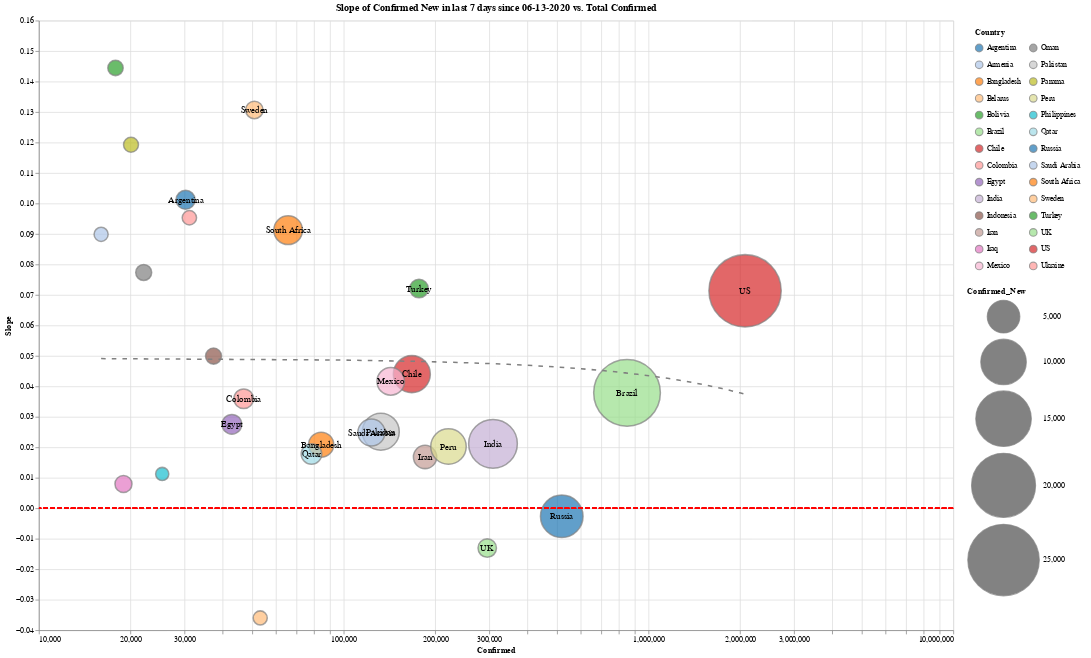

The notebook cell this image was saved under:
### Markdown cell above
# Country Level

### Code cell
slope_chart(country_level, 'Country', 0, xscale='log', limit=600, scale=3, window=7).properties(
    width=1200,
    height=800
).interactive()

### Figure 1 — Vega-Lite specification as saved in the notebook (floating-point values rounded to 4 significant figures)
{"config": {"view": {"continuousWidth": 400, "continuousHeight": 300}}, "layer": [{"mark": {"type": "point", "filled": true, "stroke": "grey"}, "encoding": {"color": {"type": "nominal", "field": "Country", "legend": {"clipHeight": 20, "columns": 2, "padding": 10}, "scale": {"scheme": "category20"}}, "size": {"type": "quantitative", "field": "Confirmed_New", "scale": {"domain": [605.0, 25540.0], "range": [300, 9000]}}, "tooltip": [{"type": "nominal", "field": "Country"}, {"type": "quantitative", "field": "Confirmed"}, {"type": "quantitative", "field": "Slope"}, {"type": "quantitative", "field": "Confirmed_New"}], "x": {"type": "quantitative", "axis": {"offset": 0}, "field": "Confirmed", "scale": {"type": "log"}}, "y": {"type": "quantitative", "axis": {"title": "Slope"}, "field": "Slope"}}, "selection": {"selector001": {"type": "interval", "bind": "scales", "encodings": ["x", "y"]}}, "title": "Slope of Confirmed New in last 7 days since 06-13-2020 vs. Total Confirmed"}, {"mark": "text", "encoding": {"color": {"value": "black"}, "size": {"value": 12}, "text": {"type": "nominal", "field": "Country"}, "tooltip": [{"type": "nominal", "field": "Country"}, {"type": "quantitative", "field": "Confirmed"}, {"type": "quantitative", "field": "Slope"}, {"type": "quantitative", "field": "Confirmed_New"}], "x": {"type": "quantitative", "axis": {"offset": 0}, "field": "Confirmed", "scale": {"type": "log"}}, "y": {"type": "quantitative", "axis": {"title": "Slope"}, "field": "Slope"}}, "title": "Slope of Confirmed New in last 7 days since 06-13-2020 vs. Total Confirmed", "transform": [{"filter": "(datum['Confirmed_New'] > 1200)"}]}, {"mark": {"type": "line", "strokeDash": [6, 8]}, "encoding": {"color": {"value": "grey"}, "size": {"value": 2}, "tooltip": [{"type": "nominal", "field": "Country"}, {"type": "quantitative", "field": "Confirmed"}, {"type": "quantitative", "field": "Slope"}, {"type": "quantitative", "field": "Confirmed_New"}], "x": {"type": "quantitative", "axis": {"offset": 0}, "field": "Confirmed", "scale": {"type": "log"}}, "y": {"type": "quantitative", "axis": {"title": "Slope"}, "field": "Slope"}}, "title": "Slope of Confirmed New in last 7 days since 06-13-2020 vs. Total Confirmed", "transform": [{"on": "Confirmed", "regression": "Slope", "method": "poly", "order": 1}]}, {"mark": {"type": "rule", "color": "red", "strokeDash": [6, 3]}, "encoding": {"y": {"type": "quantitative", "axis": {"title": ""}, "field": "a"}}, "transform": [{"calculate": "0", "as": "a"}]}], "data": {"name": "data-b9d43e7a1f12324c854fb984019ae17e"}, "height": 800, "width": 1200, "$schema": "https://vega.github.io/schema/vega-lite/v4.0.2.json", "datasets": {"data-b9d43e7a1f12324c854fb984019ae17e": [{"Country": "Argentina", "Date": "06-13-2020", "Confirmed": 30300.0, "Deaths": 815.0, "Recovered": 9083.0, "Confirmed_New": 1531.0, "Deaths_New": 30.0, "Recovered_New": 340.0, "Active": 20400.0, "Slope": 0.1012}, {"Country": "Armenia", "Date": "06-13-2020", "Confirmed": 16000.0, "Deaths": 264.0, "Recovered": 6081.0, "Confirmed_New": 723.0, "Deaths_New": 6.0, "Recovered_New": 442.0, "Active": 9659.0, "Slope": 0.08986}, {"Country": "Bangladesh", "Date": "06-13-2020", "Confirmed": 84380.0, "Deaths": 1139.0, "Recovered": 17830.0, "Confirmed_New": 2856.0, "Deaths_New": 44.0, "Recovered_New": 579.0, "Active": 65410.0, "Slope": 0.02085}, {"Country": "Belarus", "Date": "06-13-2020", "Confirmed": 53240.0, "Deaths": 303.0, "Recovered": 29110.0, "Confirmed_New": 721.0, "Deaths_New": 5.0, "Recovered_New": 1351.0, "Active": 23830.0, "Slope": -0.03597}, {"Country": "Bolivia", "Date": "06-13-2020", "Confirmed": 17840.0, "Deaths": 585.0, "Recovered": 2768.0, "Confirmed_New": 913.0, "Deaths_New": 26.0, "Recovered_New": 337.0, "Active": 14490.0, "Slope": 0.1445}, {"Country": "Brazil", "Date": "06-13-2020", "Confirmed": 850500.0, "Deaths": 42720.0, "Recovered": 459400.0, "Confirmed_New": 21700.0, "Deaths_New": 892.0, "Recovered_New": 14310.0, "Active": 348400.0, "Slope": 0.03787}, {"Country": "Chile", "Date": "06-13-2020", "Confirmed": 167400.0, "Deaths": 3101.0, "Recovered": 137300.0, "Confirmed_New": 6509.0, "Deaths_New": 231.0, "Recovered_New": 5938.0, "Active": 26960.0, "Slope": 0.04401}, {"Country": "Colombia", "Date": "06-13-2020", "Confirmed": 46990.0, "Deaths": 1623.0, "Recovered": 18750.0, "Confirmed_New": 1650.0, "Deaths_New": 61.0, "Recovered_New": 926.0, "Active": 26620.0, "Slope": 0.03592}, {"Country": "Egypt", "Date": "06-13-2020", "Confirmed": 42980.0, "Deaths": 1484.0, "Recovered": 11530.0, "Confirmed_New": 1677.0, "Deaths_New": 62.0, "Recovered_New": 421.0, "Active": 29970.0, "Slope": 0.02755}, {"Country": "India", "Date": "06-13-2020", "Confirmed": 309000.0, "Deaths": 8884.0, "Recovered": 154300.0, "Confirmed_New": 11460.0, "Deaths_New": 386.0, "Recovered_New": 7135.0, "Active": 145800.0, "Slope": 0.02115}, {"Country": "Indonesia", "Date": "06-13-2020", "Confirmed": 37420.0, "Deaths": 2091.0, "Recovered": 13780.0, "Confirmed_New": 1014.0, "Deaths_New": 43.0, "Recovered_New": 563.0, "Active": 21550.0, "Slope": 0.04991}, {"Country": "Iran", "Date": "06-13-2020", "Confirmed": 185000.0, "Deaths": 8730.0, "Recovered": 146700.0, "Confirmed_New": 2430.0, "Deaths_New": 71.0, "Recovered_New": 2099.0, "Active": 29480.0, "Slope": 0.01683}, {"Country": "Iraq", "Date": "06-13-2020", "Confirmed": 18950.0, "Deaths": 549.0, "Recovered": 7515.0, "Confirmed_New": 1180.0, "Deaths_New": 53.0, "Recovered_New": 647.0, "Active": 10890.0, "Slope": 0.007965}, {"Country": "Mexico", "Date": "06-13-2020", "Confirmed": 142700.0, "Deaths": 16870.0, "Recovered": 104100.0, "Confirmed_New": 3494.0, "Deaths_New": 424.0, "Recovered_New": 3202.0, "Active": 21740.0, "Slope": 0.04163}, {"Country": "Oman", "Date": "06-13-2020", "Confirmed": 22080.0, "Deaths": 99.0, "Recovered": 7530.0, "Confirmed_New": 1006.0, "Deaths_New": 3.0, "Recovered_New": 41.0, "Active": 14450.0, "Slope": 0.07735}, {"Country": "Pakistan", "Date": "06-13-2020", "Confirmed": 132400.0, "Deaths": 2551.0, "Recovered": 50060.0, "Confirmed_New": 6472.0, "Deaths_New": 88.0, "Recovered_New": 9809.0, "Active": 79800.0, "Slope": 0.02512}, {"Country": "Panama", "Date": "06-13-2020", "Confirmed": 20060.0, "Deaths": 429.0, "Recovered": 13760.0, "Confirmed_New": 848.0, "Deaths_New": 8.0, "Recovered_New": 0.0, "Active": 5871.0, "Slope": 0.1192}, {"Country": "Peru", "Date": "06-13-2020", "Confirmed": 220700.0, "Deaths": 6308.0, "Recovered": 111700.0, "Confirmed_New": 5961.0, "Deaths_New": 220.0, "Recovered_New": 4591.0, "Active": 102700.0, "Slope": 0.02025}, {"Country": "Philippines", "Date": "06-13-2020", "Confirmed": 25390.0, "Deaths": 1074.0, "Recovered": 5706.0, "Confirmed_New": 605.0, "Deaths_New": 22.0, "Recovered_New": 252.0, "Active": 18610.0, "Slope": 0.01124}, {"Country": "Qatar", "Date": "06-13-2020", "Confirmed": 78420.0, "Deaths": 70.0, "Recovered": 55250.0, "Confirmed_New": 1828.0, "Deaths_New": 0.0, "Recovered_New": 1956.0, "Active": 23090.0, "Slope": 0.01779}, {"Country": "Russia", "Date": "06-13-2020", "Confirmed": 519500.0, "Deaths": 6819.0, "Recovered": 274100.0, "Confirmed_New": 8697.0, "Deaths_New": 114.0, "Recovered_New": 5266.0, "Active": 238500.0, "Slope": -0.002614}, {"Country": "Saudi Arabia", "Date": "06-13-2020", "Confirmed": 123300.0, "Deaths": 932.0, "Recovered": 82550.0, "Confirmed_New": 3366.0, "Deaths_New": 39.0, "Recovered_New": 1519.0, "Active": 39830.0, "Slope": 0.02486}, {"Country": "South Africa", "Date": "06-13-2020", "Confirmed": 65740.0, "Deaths": 1423.0, "Recovered": 36850.0, "Confirmed_New": 3809.0, "Deaths_New": 69.0, "Recovered_New": 1844.0, "Active": 27460.0, "Slope": 0.09123}, {"Country": "Sweden", "Date": "06-13-2020", "Confirmed": 50930.0, "Deaths": 4874.0, "Recovered": 0.0, "Confirmed_New": 1247.0, "Deaths_New": 20.0, "Recovered_New": 0.0, "Active": 46060.0, "Slope": 0.1307}, {"Country": "Turkey", "Date": "06-13-2020", "Confirmed": 176700.0, "Deaths": 4792.0, "Recovered": 150100.0, "Confirmed_New": 1459.0, "Deaths_New": 14.0, "Recovered_New": 985.0, "Active": 21800.0, "Slope": 0.07209}, {"Country": "UK", "Date": "06-13-2020", "Confirmed": 295800.0, "Deaths": 41750.0, "Recovered": 1283.0, "Confirmed_New": 1426.0, "Deaths_New": 181.0, "Recovered_New": 1.0, "Active": 252800.0, "Slope": -0.01308}, {"Country": "US", "Date": "06-13-2020", "Confirmed": 2075000.0, "Deaths": 115400.0, "Recovered": 556600.0, "Confirmed_New": 25540.0, "Deaths_New": 767.0, "Recovered_New": 9220.0, "Active": 1402000.0, "Slope": 0.07135}, {"Country": "Ukraine", "Date": "06-13-2020", "Confirmed": 31180.0, "Deaths": 890.0, "Recovered": 14490.0, "Confirmed_New": 762.0, "Deaths_New": 10.0, "Recovered_New": 414.0, "Active": 15800.0, "Slope": 0.09531}]}}
